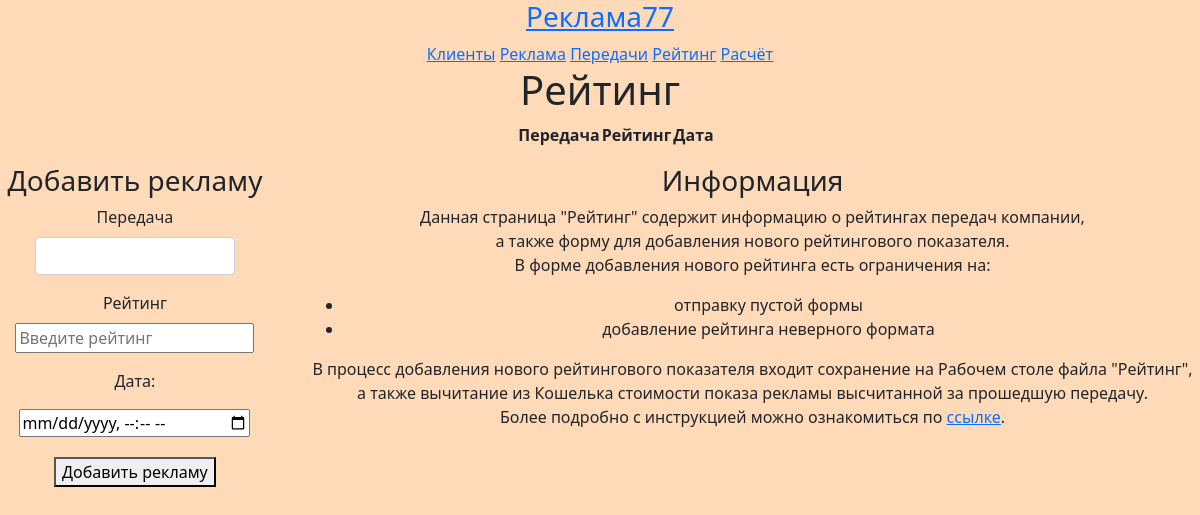
Before: /rating with the older database file.
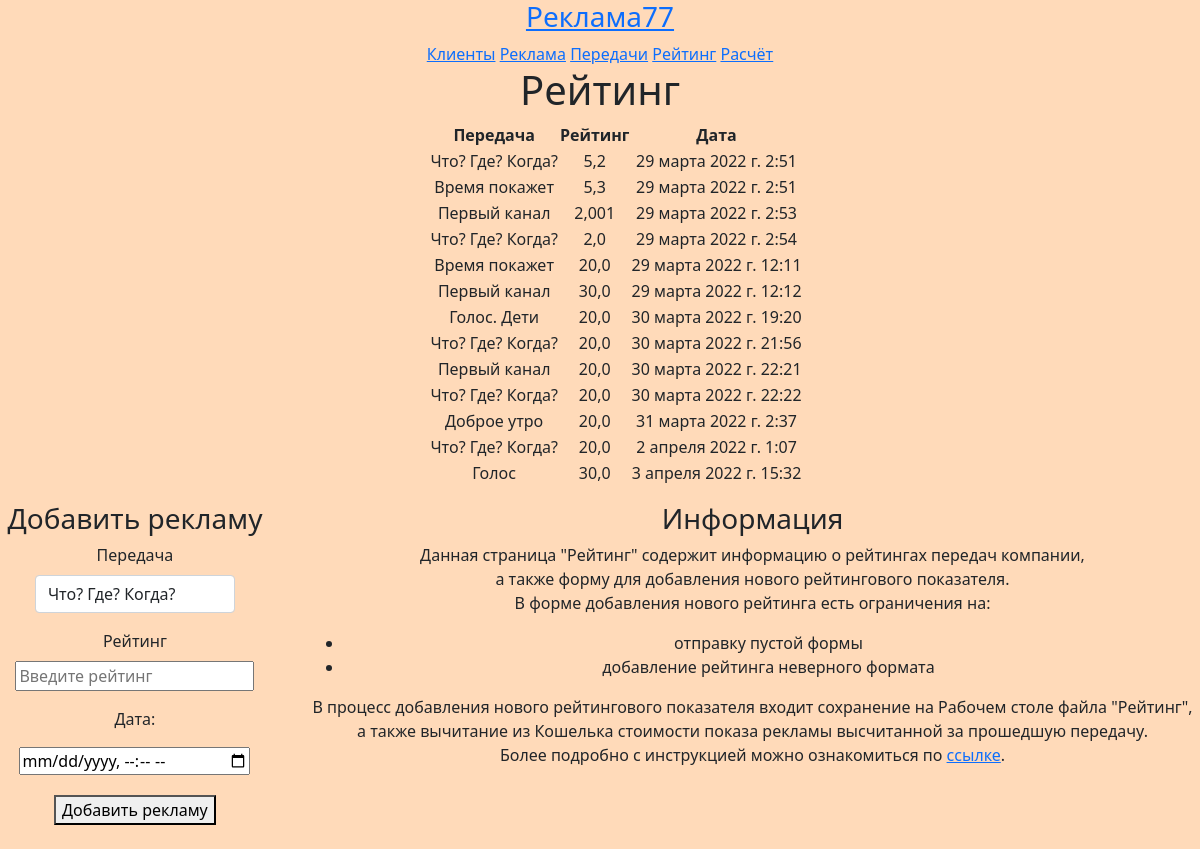
After: the same page with the newer database file.
### tvad/models.py (models this page shows)
class Rating(models.Model):
    broadcast = models.ForeignKey(Broadcast, on_delete=models.DO_NOTHING, verbose_name='Передача')
    rating = models.FloatField(blank=True, verbose_name='Рейтинг')
    data = models.DateTimeField(blank=True)

class Broadcast(models.Model):
    name = models.CharField(max_length=100, verbose_name='Название')
    description = models.CharField(max_length=150, verbose_name='Краткое описание')
    duration = models.IntegerField(verbose_name='Продолжительность')
    cost_program = models.FloatField(blank=True, verbose_name='Стоимость')
    advertisement = models.ForeignKey(Advertisement, on_delete=models.DO_NOTHING, verbose_name='Реклама')
    def __str__(self):
        return self.name

### tvad/views.py (the view)
# urls.py: path('rating', views.rating, name='rating'),
def rating(request):
    rating = Rating.objects.all()
    broadcast = Broadcast.objects.all()
    return render(request, 'rating.html', {
        'title': 'Рейтинг',
        'rating': rating,
        'broadcast': broadcast,
    })

### templates/rating.html (shortened to what this page needs)
{% load static %}
<!DOCTYPE html>
<html lang="en">
<head>
    <link href="https://cdn.jsdelivr.net/npm/bootstrap@5.0.2/dist/css/bootstrap.min.css" rel="stylesheet">
    <link rel="stylesheet" type="text/css" href="{% static 'todo/main.css' %}"/>
</head>
<body class="text-center">
<h3><a href="{% url 'index' %}">Реклама77</a></h3>
    <a href="{% url 'customer' %}">Клиенты</a>
    <a href="{% url 'advertisement' %}">Реклама</a>
    <a href="{% url 'broadcast' %}">Передачи</a>
    <a href="{% url 'rating' %}">Рейтинг</a>
    <a href="{% url 'calculation' %}">Расчёт</a>
<h1>Рейтинг</h1>
<div class="text-center">
    <ul>
        <table style="margin: auto">
            <tbody>
            <tr>
                <th>Передача</th>
                <th>Рейтинг</th>
                <th>Дата</th>
            </tr>
            {% for tvad in rating %}
            <tr>
                <td>{{ tvad.broadcast }}</td>
                <td>{{ tvad.rating }}</td>
                <td>{{ tvad.data }}</td>
            </tr>
            {% endfor %}
            </tbody>
        </table>
    </ul>
</div>
    <div class="cont">
<div class="forma">
<h3>Добавить рекламу</h3>
    <form class="form-create" method="post" action="{% url 'create_rating' %}" value="" enctype="multipart/form-data">
        <label class="mb-2">Передача</label>
        <div class="mb-3">
            <select class="form-control" id="broadcast" name="broadcast" style="width: 200px;margin: auto">
                {% for tvad in broadcast %}
                    <option value="{{ tvad.id }}">{{ tvad.name }}</option>
                {% endfor %}
            </select>
        </div>
        <label class="mb-2">Рейтинг</label>
        <div class="mb-3">
            <input type="text" name="rating" id="rating" placeholder="Введите рейтинг">
        </div>
        <p><label for="id_date">Дата:</label></p>
            <input
                type="datetime-local"
                value="27-02-2018T21:10"
                name="dateR"
                id="id_dateR"
                pattern="[0-9]{4}-[0-9]{2}-[0-9]{2}" onkeydown="return false">
        <div class="text-center">
                <button type="submit" class="main_button" id="btncreate" style="margin-top: 20px;">Добавить рекламу</button>
        </div>
        </form>
<br>
</div>
        <div class="info mb-3">
        <h3>Информация</h3>
            <p>Данная страница "Рейтинг" содержит информацию о рейтингах передач компании,<br>
                а также форму для добавления нового рейтингового показателя.<br>
                В форме добавления нового рейтинга есть ограничения на:
                <ul class="" style="list-style-type: disc">
                    <li>отправку пустой формы</li>
                    <li>добавление рейтинга неверного формата</li>
                </ul>
                В процесс добавления нового рейтингового показателя входит сохранение на Рабочем столе файла "Рейтинг",<br>
                а также вычитание из Кошелька стоимости показа рекламы высчитанной за прошедшую передачу.<br>
                Более подробно с инструкцией можно ознакомиться по <a href="https://disk.yandex.ru/i/iTa8IC4639cbpg">ссылке</a>.
            </p>
        </div>
    </div>
</body>
</html>

Changed rows visible on the page:
added Rating: broadcast "Что? Где? Когда?", rating "5,2", data "29 марта 2022 г. 2:51"
added Rating: broadcast "Время покажет", rating "5,3", data "29 марта 2022 г. 2:51"
added Rating: broadcast "Первый канал", rating "2,001", data "29 марта 2022 г. 2:53"
added Rating: broadcast "Что? Где? Когда?", rating "2,0", data "29 марта 2022 г. 2:54"
added Rating: broadcast "Время покажет", rating "20,0", data "29 марта 2022 г. 12:11"
added Rating: broadcast "Первый канал", rating "30,0", data "29 марта 2022 г. 12:12"
added Rating: broadcast "Голос. Дети", rating "20,0", data "30 марта 2022 г. 19:20"
added Rating: broadcast "Что? Где? Когда?", rating "20,0", data "30 марта 2022 г. 21:56"
added Rating: broadcast "Первый канал", rating "20,0", data "30 марта 2022 г. 22:21"
added Rating: broadcast "Что? Где? Когда?", rating "20,0", data "30 марта 2022 г. 22:22"
added Rating: broadcast "Доброе утро", rating "20,0", data "31 марта 2022 г. 2:37"
added Rating: broadcast "Что? Где? Когда?", rating "20,0", data "2 апреля 2022 г. 1:07"
added Rating: broadcast "Голос", rating "30,0", data "3 апреля 2022 г. 15:32"
Other visible differences:
form field broadcast: (not shown) → "Что? Где? Когда?"
